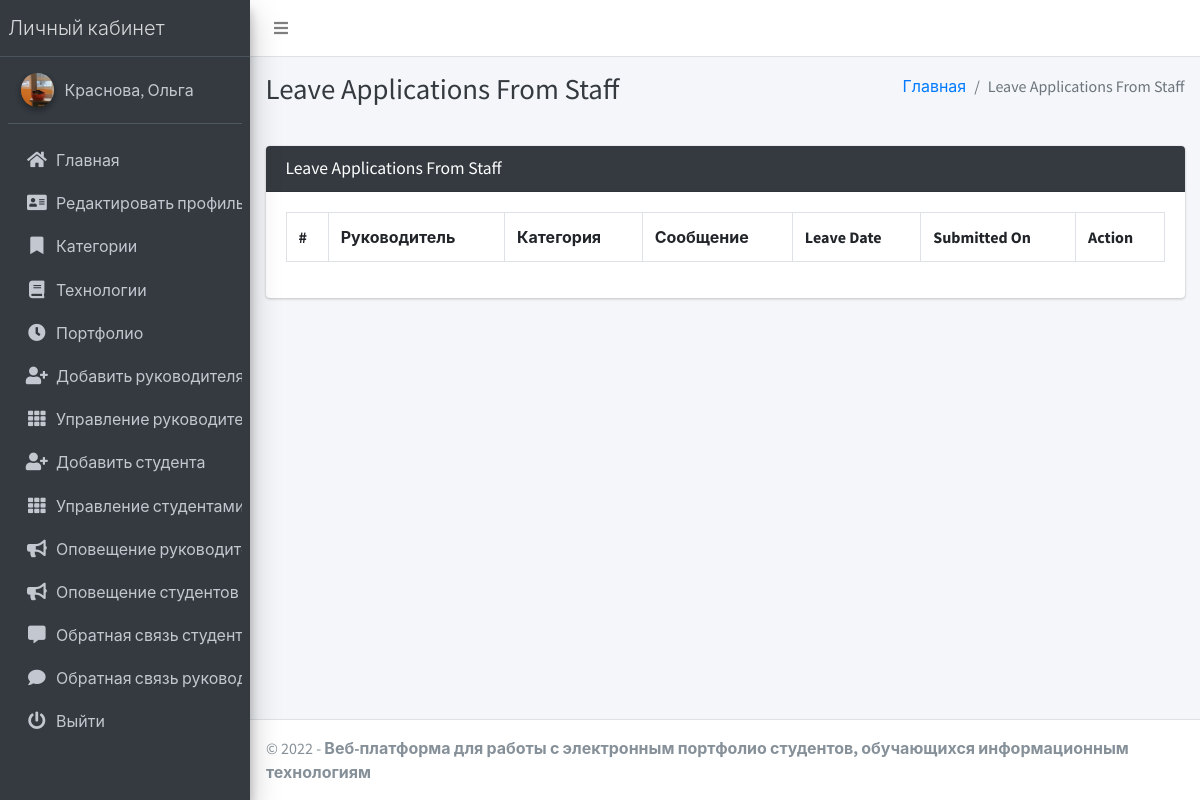
Screenshot of /staff/view/leave/ (signed in) with the database file from the repository.
### main_app/models.py (models this page shows)
class CustomUser(AbstractUser):
    USER_TYPE = ((1, "HOD"), (2, "Staff"), (3, "Student"))
    GENDER = [("M", "Male"), ("F", "Female")]
    username = None  # Removed username, using email instead
    email = models.EmailField(unique=True)
    user_type = models.CharField(default=1, choices=USER_TYPE, max_length=1)
    gender = models.CharField(max_length=1, choices=GENDER)
    profile_pic = models.ImageField()
    address = models.TextField()
    fcm_token = models.TextField(default="")  # For firebase notifications
    created_at = models.DateTimeField(auto_now_add=True)
    updated_at = models.DateTimeField(auto_now=True)
    USERNAME_FIELD = "email"
    REQUIRED_FIELDS = []
    objects = CustomUserManager()
    def __str__(self):
        return self.last_name + ", " + self.first_name

### main_app/hod_views.py (the view, shortened to what this page needs)
# urls.py: path("staff/view/leave/", hod_views.view_staff_leave, name="view_staff_leave",),
@csrf_exempt
def view_staff_leave(request):
    if request.method != 'POST':
        allLeave = LeaveReportStaff.objects.all()
        context = {
            'allLeave': allLeave,
            'page_title': 'Leave Applications From Staff'
        }
        return render(request, "hod_template/staff_leave_view.html", context)

### main_app/templates/hod_template/staff_leave_view.html (shortened to what this page needs)
{% extends 'main_app/base.html' %}
{% load static %}
{% block page_title %}{{page_title}}{% endblock page_title %}
{% block content %}
<section class="content">
    <div class="container-fluid">
        <div class="row">
            <div class="col-md-12">
                <div class="card card-dark">
                    <div class="card-header">
                        <h3 class="card-title">{{page_title}}</h3>
                    </div>
                    <div class="table card-body">
                        <table class="table table-bordered table-hover">
                            <tr>
                                <th>#</th>
                                <th>Руководитель</th>
                                <th>Категория</th>
                                <th>Сообщение</th>
                                <th>Leave Date</th>
                                <th>Submitted On</th>
                                <th>Action</th>
                            </tr>
                        </table>
                    </div>
                    </div>
            </div>
        </div>
    </div>
</section>
{% endblock content %}

### main_app/templates/main_app/sidebar_template.html (shortened to what this page needs)
{% load static %}
<aside class="main-sidebar sidebar-dark-info elevation-4">
    {% if request.user.user_type == '1' %}
    <a href="{% url 'admin_home' %}" class="brand-link">
        <span class="brand-text font-weight-light">Личный кабинет</span>
    </a>
    <div class="sidebar">
        <div class="user-panel mt-3 pb-3 mb-3 d-flex">
            <div class="image">
                <img src="{{ request.user.profile_pic}}" class="img-circle elevation-2" alt="User Image">
            </div>
            <div class="info">
                <a href="#" class="d-block">{{user}}</a>
            </div>
        </div>
        <nav class="mt-2">
            <ul class="nav nav-pills nav-sidebar flex-column" data-widget="treeview" role="menu" data-accordion="false">
                <li class="nav-item">
                    {% url 'admin_home' as admin_home %}
                    <a href="{{admin_home}}" class="nav-link {% if admin_home == request.path %} active {% endif %}">
                        <i class="nav-icon fas fa-home"></i>
                        <p>
                            Главная
                        </p>
                    </a>
                </li>
                <li class="nav-item">
                    {% url 'admin_view_profile' as admin_view_profile %}
                    <a href="{{admin_view_profile}}"
                        class="nav-link {% if admin_view_profile == request.path %} active {% endif %}">
                        <i class="nav-icon fas fa-address-card"></i>
                        <p>
                            Редактировать профиль
                        </p>
                    </a>
                </li>
                <li class="nav-item has-treeview">
                    <a href="#" class="nav-link">
                        <i class="nav-icon fas fa-bookmark"></i>
                        <p>
                            Категории
                        </p>
                    </a>
                </li>
                <li class="nav-item has-treeview">
                    <a href="#" class="nav-link">
                        <i class="nav-icon fas fa-book"></i>
                        <p>
                            Технологии
                        </p>
                    </a>
                </li>
                <li class="nav-item has-treeview">
                    <a href="#" class="nav-link">
                        <i class="nav-icon fas fa-clock"></i>
                        <p>
                            Портфолио
                        </p>
                    </a>
                </li>
                <li class="nav-item">
                    {% url 'add_staff' as add_staff %}
                    <a href="{{add_staff}}" class="nav-link {% if add_staff == request.path %} active {% endif %}">
                        <i class="nav-icon fas fa-user-plus"></i>
                        <p>
                            Добавить руководителя
                        </p>
                    </a>
                </li>
                <li class="nav-item">
                    {% url 'manage_staff' as manage_staff %}
                    {% url 'edit_staff' staff_id as edit_staff %}
                    <a href="{{manage_staff}}"
                        class="nav-link {% if manage_staff == request.path or request.path == edit_staff %} active {% endif %}">
                        <i class="nav-icon fas fa-th"></i>
                        <p>
                            Управление руководителями
                        </p>
                    </a>
                </li>
                <li class="nav-item">
                    {% url 'add_student' as add_student%}
                    <a href="{{add_student}}" class="nav-link  {% if add_student == request.path %} active {% endif %}">
                        <i class="nav-icon fas fa-user-plus"></i>
                        <p>
                            Добавить студента
                        </p>
                    </a>
                </li>
                <li class="nav-item">
                    {% url 'manage_student' as manage_student %}
                    {% url 'edit_student' student_id as edit_student %}
                    <a href="{{manage_student}}"
                        class="nav-link  {% if edit_student == request.path or manage_student == request.path %} active {% endif %}">
                        <i class="nav-icon fas fa-th"></i>
                        <p>
                            Управление студентами
                        </p>
                    </a>
                </li>
                <li class="nav-item">
                    {% url 'admin_notify_staff' as admin_notify_staff %}
                    <a href="{{admin_notify_staff}}"
                        class="nav-link {% if admin_notify_staff == request.path %} active {% endif %}">
                        <i class="nav-icon fas fa-bullhorn"></i>
                        <p>
                            Оповещение руководителей
                        </p>
                    </a>
                </li>
                <li class="nav-item">
                    {% url 'admin_notify_student' as admin_notify_student %}
                    <a href="{{admin_notify_student}}"
                        class="nav-link {% if admin_notify_student == request.path %} active {% endif %}">
                        <i class="nav-icon fas fa-bullhorn"></i>
                        <p>
                            Оповещение студентов
                        </p>
                    </a>
                </li>
                <li class="nav-item">
                <li class="nav-item">
                    {% url 'student_feedback_message' as student_feedback_message %}
                    <a href="{{ student_feedback_message }}"
                        class="nav-link  {% if student_feedback_message == request.path %} active {% endif %}">
                        <i class="nav-icon fas fa-comment-alt"></i>
                        <p>
                            Обратная связь студентов
                        </p>
                    </a>
                </li>
                <li class="nav-item">
                    {% url 'staff_feedback_message' as staff_feedback_message %}
                    <a href="{{staff_feedback_message}}"
                        class="nav-link   {% if staff_feedback_message == request.path %} active {% endif %}">
                        <i class="nav-icon fas fa-comment"></i>
                        <p>
                            Обратная связь руководителей
                        </p>
                    </a>
                </li>
                                        {% endif %}
                                        <li class="nav-item">
                                            <a href="{% url 'user_logout' %}"
                                                onclick="return confirm('Ваш сеанс работы будет завершен.\n\nЗавершить?')"
                                                class="nav-link">
                                                <i class="nav-icon fas fa-power-off"></i>
                                                <p>
                                                    Выйти
                                                </p>
                                            </a>
                                        </li>
                                    </ul>
                                </nav>
                            </div>
</aside>

### rows the page displays
CustomUser: user.profile_pic (picture), last_name+first_name "Краснова, Ольга"

### other values shown
{{ page_title }} "Leave Applications From Staff"
